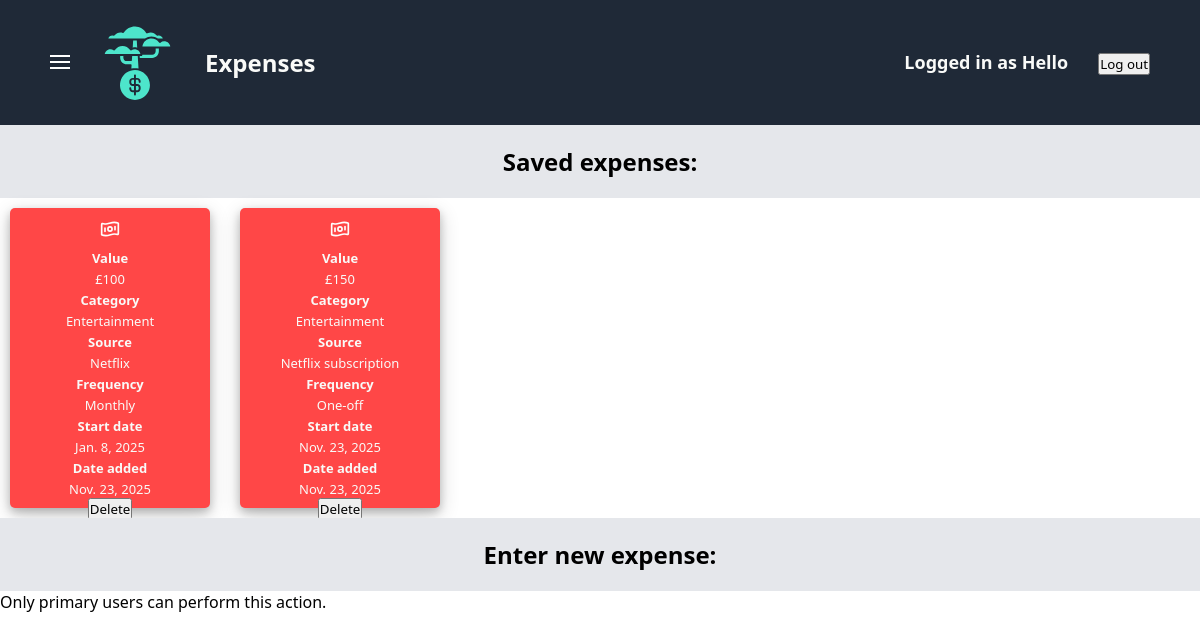
Before: /finance/expenses/ (signed in) with the older database file.
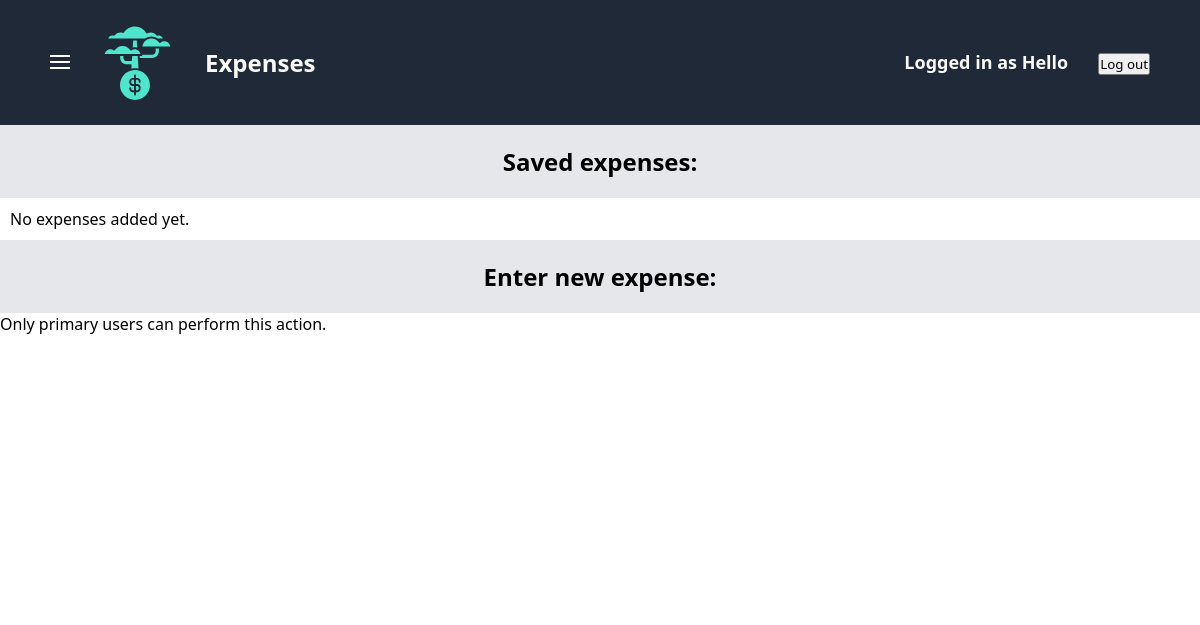
After: the same page with the newer database file.
### finance/models.py (models this page shows)
class FinancialObject(models.Model):
    user = models.ForeignKey(User, on_delete=models.CASCADE) # A single user can have many instances of income/expenses/budgets
    value = models.IntegerField(default=0)
    startDate = models.DateField(default=datetime.date.today)
    addDate = models.DateField(default=datetime.date.today)
    class Meta:
        abstract = True # Makes the "FinancialObject" class an Abstract Base Class (ABC)

class Expense(FinancialObject):
    source = models.CharField(default="N/A", max_length=200)
    category = models.CharField(default="Entertainment", max_length=200)
    frequency = models.CharField(default="Monthly", max_length=200)

### finance/views.py (the view)
# urls.py: path("expenses/", views.expenses, name="expenses"),
@login_required
def expenses(request):
    message = request.GET.get("message", "")
    expenses = sortFinancialObjectsByAscendingDate(list(Expense.objects.all()))
    return render(
        request,
        "finance/expenses.html",
        {
            "expenses": expenses,
            "message": message
        }
    )

### finance/views.py (called while the page is built)
def sortFinancialObjectsByAscendingDate(list):
    swaps = 1
    while swaps > 0:
        swaps = 0
        for i in range(len(list)-1):
            if list[i].startDate > list[i+1].startDate:
                temp = list[i]
                list[i] = list[i+1]
                list[i+1] = temp
                swaps = swaps + 1
    return list

### finance/templates/finance/expenses.html (shortened to what this page needs)
{% extends "finance/finance-base.html" %}
{% block header-title %}Expenses{% endblock %}
{% block finance_extra_css %}
    {% load static %}
    <link rel="stylesheet" href="{% static 'finance/expenses-style.css' %}">
{% endblock %}
{% block saved-label %}Saved expenses:{% endblock %}
{% block presence-check-and-list %}
    {% if expenses %}
        {% for i in expenses %}
            <li class="card">
                <div class="card-icon">
                </div>
                <div class="card-info">
                    <div><strong>Value</strong></div><div>£{{ i.value }}</div>
                    <div><strong>Category</strong></div><div>{{ i.category }}</div>
                    <div><strong>Source</strong></div><div>{{ i.source }}</div>
                    <div><strong>Frequency</strong></div><div>{{ i.frequency }}</div>
                    <div><strong>Start date</strong></div><div>{{ i.startDate }}</div>
                    <div><strong>Date added</strong></div><div>{{ i.addDate }}</div>
                </div>
                <form action="{% url 'finance:deleteFinancialObject' %}" method="post" class="form" style="width:0;height:0;">
                    <div class="delete-button">
                        <input type="submit" value="Delete">
                    </div>
                </form>
            </li>
        {% endfor %}
    {% else %}
        <li>No expenses added yet.</li>
    {% endif %}
{% endblock %}
{% block enter-label %}Enter new expense:{% endblock %}
{% block form %}
    {% if request.user.is_primary_user %}
        <form action="{% url 'finance:addExpense' %}" method="post" class="form">
            {% csrf_token %}
            <div class="form-components">
                <div class="form-labels-and-answers">
                    <div class="form-labels">
                        <label for="value"><strong>Value</strong>    £</label>
                        <label for="source"><strong>Source</strong></label>
                        <label for="category"><strong>Category</strong></label>
                        <div><strong>Frequency</strong></div>
                        <label for="startDate"><strong>Start date</strong></label>
                    </div>
                    <div class="form-answers">
                        <input type="text" id="value" name="value">
                        <input type="text" id="source" name="source">
                        <select id="category" name="category">
                            <option value="Entertainment">Entertainment</option>
                            <option value="Eating out">Eating out</option>
                            <option value="Groceries">Groceries</option>
                            <option value="Travel">Travel</option>
                            <option value="Education">Education</option>
                            <option value="Clothing">Clothing</option>
                            <option value="Insurance">Insurance</option>
                            <option value="Healthcare">Healthcare</option>
                            <option value="Housing">Housing</option>
                            <option value="Debt">Debt</option>
                            <option value="Gifts">Gifts</option>
                        </select>
                        <select id="frequency" name="frequency">
                            <option value="One-off">One-off</option>
                            <option value="Monthly">Monthly</option>
                            <option value="Yearly">Yearly</option>
                        </select>
                        <input type="date" id="startDate" name="startDate" value=date>
                    </div>
                </div>
                <div class="submit">
                    <input type="submit" value="Add expense">
                </div>
            </div>
        </form>
    {% else %}
            <p>Only primary users can perform this action.</p>
    {% endif %}
{% endblock %}

Changed rows visible on the page:
removed Expense: value "100", category "Entertainment", source "Netflix", frequency "Monthly", startDate "Jan. 8, 2025", addDate "Nov. 23, 2025"
removed Expense: value "150", category "Entertainment", source "Netflix subscription", frequency "One-off", startDate "Nov. 23, 2025", addDate "Nov. 23, 2025"
Other visible differences:
text now shown: "No expenses added yet."
